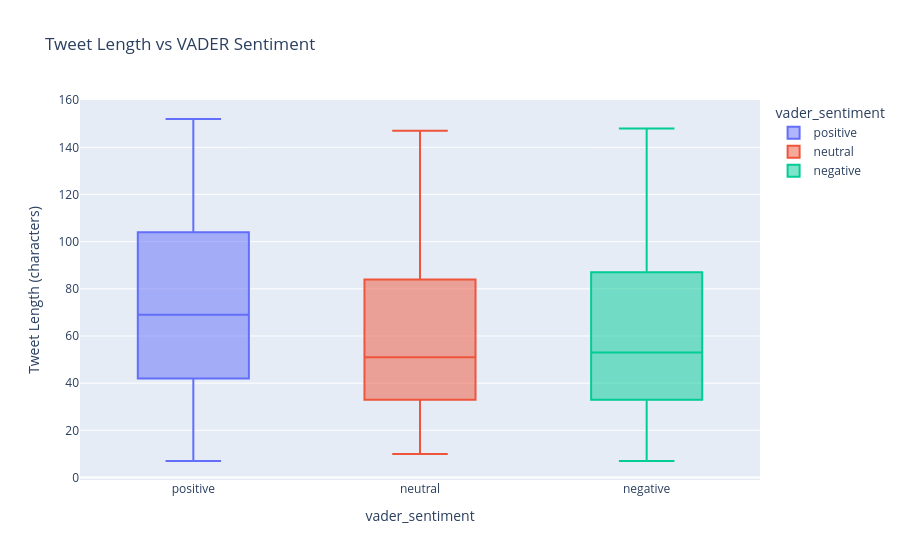

This figure's notebook cell:
### Code cell
df['tweet_length'] = df['text'].apply(len)

# Plotly box plot: length vs sentiment
fig = px.box(
    df, x='vader_sentiment', y='tweet_length',
    color='vader_sentiment',
    title='Tweet Length vs VADER Sentiment',
    labels={'tweet_length': 'Tweet Length (characters)'}
)
fig.show()

# Stats
print("Average tweet length by sentiment:")
print(df.groupby('vader_sentiment')['tweet_length'].mean())

print("\n✅ Cell 6c done")

### Figure 1 — Plotly figure (JSON) as saved in the notebook; plotly's stock layout.template omitted (floating-point values rounded to 4 significant figures; data arrays with more than 128 entries replaced by an {"elided": "..."} marker saying what was removed)
{"data": [{"alignmentgroup": "True", "hovertemplate": "vader_sentiment=%{x}<br>Tweet Length (characters)=%{y}<extra></extra>", "legendgroup": "positive", "marker": {"color": "#636efa"}, "name": "positive", "notched": false, "offsetgroup": "positive", "orientation": "v", "showlegend": true, "type": "box", "x": {"elided": "5536 str values"}, "x0": " ", "xaxis": "x", "y": {"elided": "5536 int values"}, "y0": " ", "yaxis": "y"}, {"alignmentgroup": "True", "hovertemplate": "vader_sentiment=%{x}<br>Tweet Length (characters)=%{y}<extra></extra>", "legendgroup": "neutral", "marker": {"color": "#EF553B"}, "name": "neutral", "notched": false, "offsetgroup": "neutral", "orientation": "v", "showlegend": true, "type": "box", "x": {"elided": "791 str values"}, "x0": " ", "xaxis": "x", "y": {"elided": "791 int values"}, "y0": " ", "yaxis": "y"}, {"alignmentgroup": "True", "hovertemplate": "vader_sentiment=%{x}<br>Tweet Length (characters)=%{y}<extra></extra>", "legendgroup": "negative", "marker": {"color": "#00cc96"}, "name": "negative", "notched": false, "offsetgroup": "negative", "orientation": "v", "showlegend": true, "type": "box", "x": {"elided": "3673 str values"}, "x0": " ", "xaxis": "x", "y": {"elided": "3673 int values"}, "y0": " ", "yaxis": "y"}], "layout": {"boxmode": "overlay", "legend": {"title": {"text": "vader_sentiment"}, "tracegroupgap": 0}, "title": {"text": "Tweet Length vs VADER Sentiment"}, "xaxis": {"anchor": "y", "categoryarray": ["positive", "neutral", "negative"], "categoryorder": "array", "domain": [0, 1], "title": {"text": "vader_sentiment"}}, "yaxis": {"anchor": "x", "domain": [0, 1], "title": {"text": "Tweet Length (characters)"}}}}
